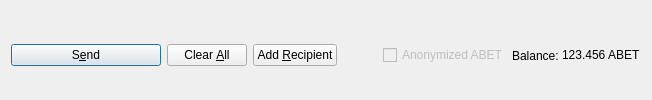
         <widget class="QFrame" name="frame_Send">
          <layout class="QHBoxLayout" name="horizontalLayout">
           <property name="bottomMargin">
            <number>0</number>
           </property>
           <item>
            <widget class="QPushButton" name="sendButton">
             <property name="minimumSize">
              <size>
               <width>150</width>
               <height>0</height>
              </size>
             </property>
             <property name="toolTip">
              <string>Confirm the send action</string>
             </property>
             <property name="text">
              <string>S&amp;end</string>
             </property>
             <property name="icon">
              <iconset resource="../pivx.qrc">
               <normaloff>:/icons/send</normaloff>:/icons/send</iconset>
             </property>
             <property name="autoDefault">
              <bool>false</bool>
             </property>
             <property name="default">
              <bool>true</bool>
             </property>
            </widget>
           </item>
           <item>
            <widget class="QPushButton" name="clearButton">
             <property name="sizePolicy">
              <sizepolicy hsizetype="Minimum" vsizetype="Fixed">
               <horstretch>0</horstretch>
               <verstretch>0</verstretch>
              </sizepolicy>
             </property>
             <property name="toolTip">
              <string>Clear all fields of the form.</string>
             </property>
             <property name="text">
              <string>Clear &amp;All</string>
             </property>
             <property name="icon">
              <iconset resource="../pivx.qrc">
               <normaloff>:/icons/remove</normaloff>:/icons/remove</iconset>
             </property>
             <property name="autoDefault">
              <bool>false</bool>
             </property>
            </widget>
           </item>
           <item>
            <widget class="QPushButton" name="addButton">
             <property name="toolTip">
              <string>Send to multiple recipients at once</string>
             </property>
             <property name="text">
              <string>Add &amp;Recipient</string>
             </property>
             <property name="icon">
              <iconset resource="../pivx.qrc">
               <normaloff>:/icons/add</normaloff>:/icons/add</iconset>
             </property>
             <property name="autoDefault">
              <bool>false</bool>
             </property>
            </widget>
           </item>
           <item>
            <spacer name="horizontalSpacer">
             <property name="orientation">
              <enum>Qt::Horizontal</enum>
             </property>
             <property name="sizeHint" stdset="0">
              <size>
               <width>40</width>
               <height>20</height>
              </size>
             </property>
            </spacer>
           </item>
           <item>
            <layout class="QHBoxLayout" name="horizontalLayout_2">
             <property name="spacing">
              <number>3</number>
             </property>
             <item>
              <widget class="QCheckBox" name="checkzABET">
               <property name="enabled">
                <bool>false</bool>
               </property>
               <property name="text">
                <string>Anonymized ABET</string>
               </property>
              </widget>
             </item>
             <item>
              <widget class="QLabel" name="label">
               <property name="text">
                <string>Balance:</string>
               </property>
              </widget>
             </item>
             <item>
              <widget class="QLabel" name="labelBalance">
               <property name="sizePolicy">
                <sizepolicy hsizetype="Preferred" vsizetype="Fixed">
                 <horstretch>0</horstretch>
                 <verstretch>0</verstretch>
                </sizepolicy>
               </property>
               <property name="cursor">
                <cursorShape>IBeamCursor</cursorShape>
               </property>
               <property name="text">
                <string notr="true">123.456 ABET</string>
               </property>
               <property name="textInteractionFlags">
                <set>Qt::LinksAccessibleByMouse|Qt::TextSelectableByKeyboard|Qt::TextSelectableByMouse</set>
               </property>
              </widget>
             </item>
            </layout>
           </item>
          </layout>
         </widget>
